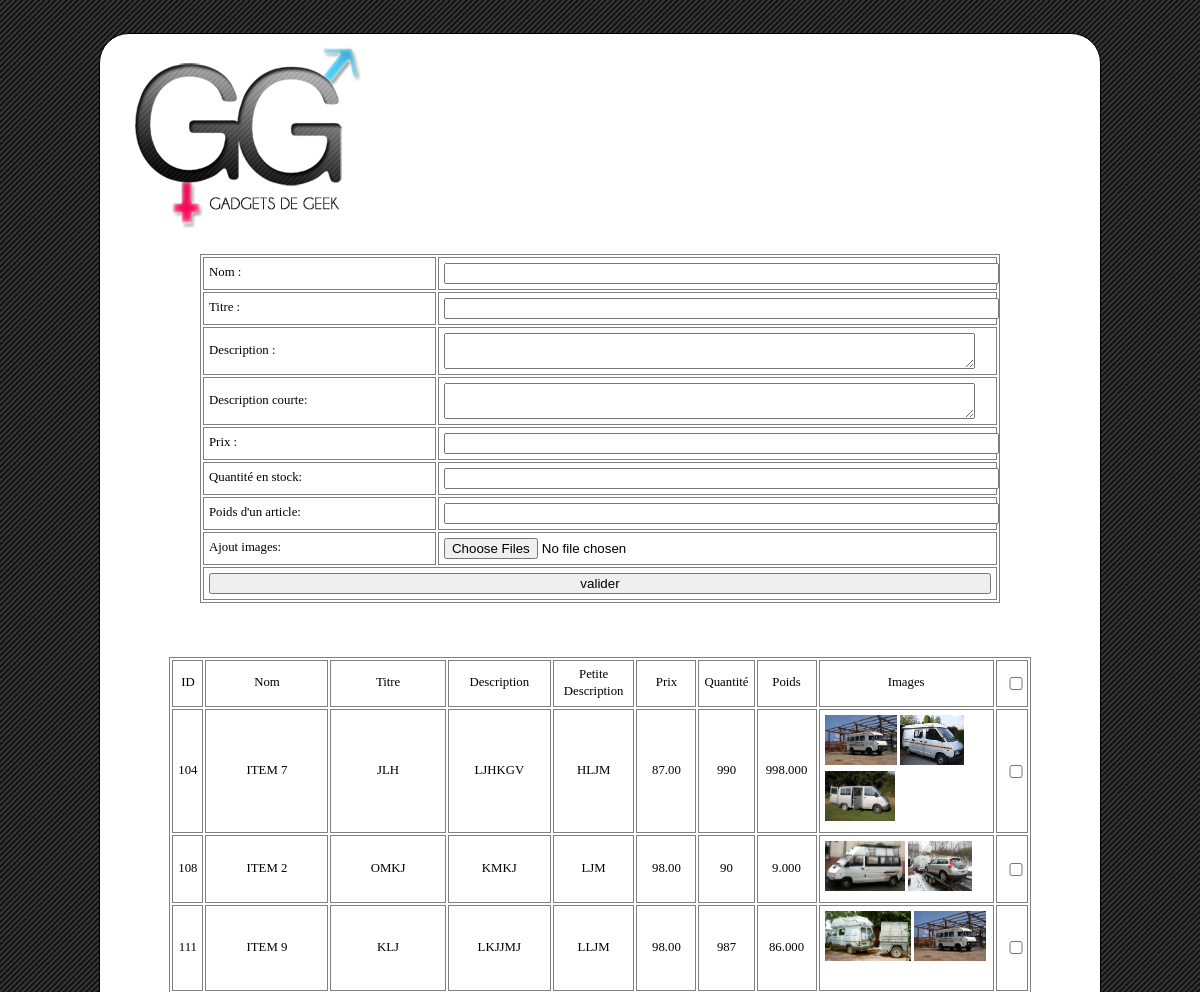
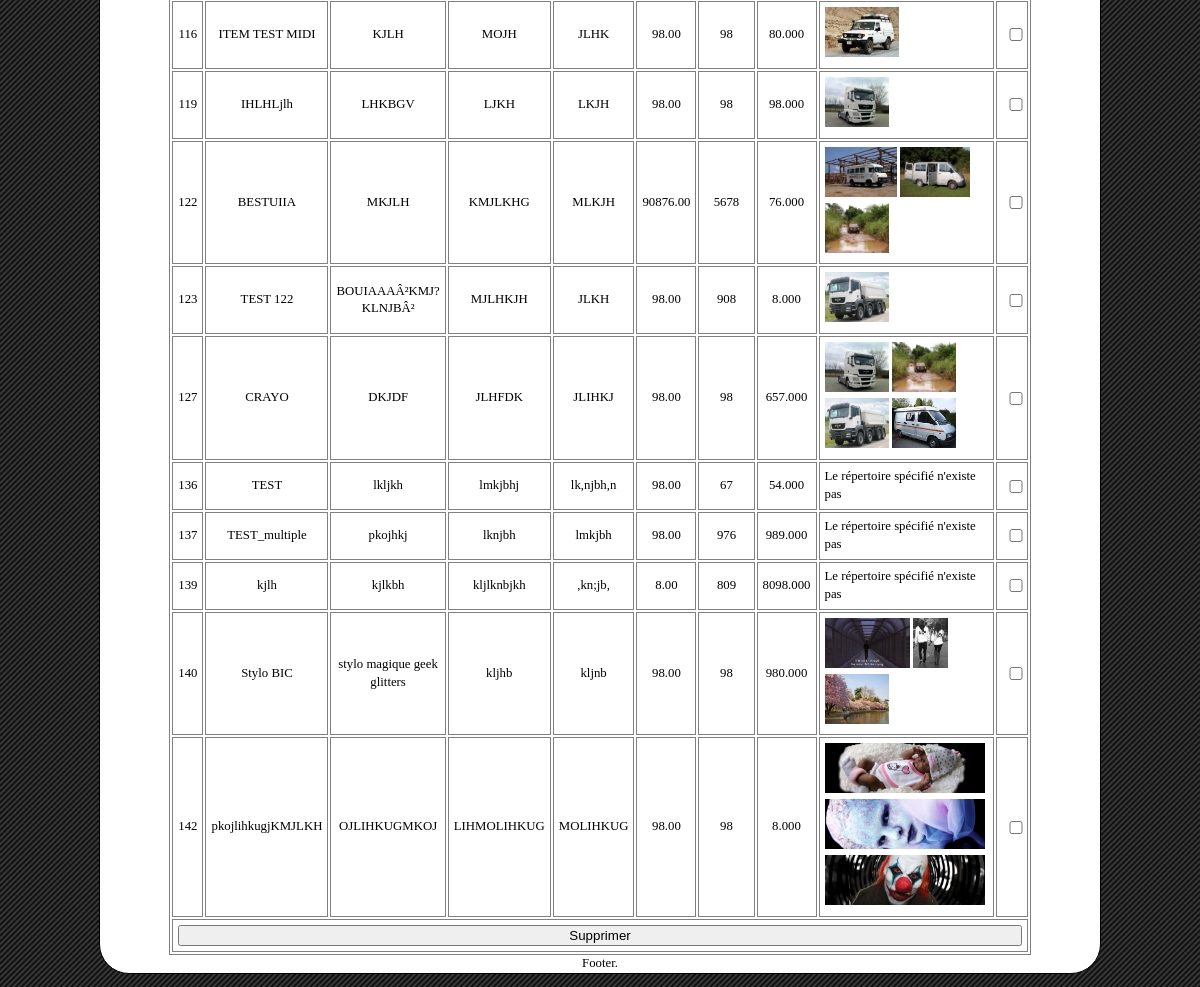
The page /backoffice/XXajout_articles.php on the database its author committed (2 pictures, top to bottom).
### tables this page shows
CREATE TABLE IF NOT EXISTS `produits` (
  `id` int(11) NOT NULL AUTO_INCREMENT,
  `nomproduit` varchar(45) NOT NULL,
  `titreproduit` varchar(45) NOT NULL,
  `description_produit` varchar(250) NOT NULL,
  `cree_le` datetime DEFAULT NULL,
  `modifie_le` datetime DEFAULT NULL,
  `prixproduit` decimal(16,2) NOT NULL,
  `petite_description` varchar(120) DEFAULT NULL,
  `quantite` int(11) NOT NULL,
  `poids_produit` decimal(16,3) NOT NULL,
  PRIMARY KEY (`id`)
);

### backoffice/liste.php (the view, shortened to what this page needs)
<?php
	$base = mysql_connect('localhost', 'root', '');
		$sql = "SELECT * FROM produits ORDER BY id ";
		$requete = mysql_query($sql, $base) or die ( "ERREUR SQL" .mysql_errno()."<br> type erreur:".mysql.error()."<br>\n");
		echo '<form method="POST" >';
		echo( "<table border=\"1\" cellpadding=\"1\" align=\"center\">\n");
		echo( "<tr>
		<td><div align=\"center\">ID</div></td>
		<td><div align=\"center\">Nom</div></td>
		<td><div align=\"center\">Titre</div></td>
		<td><div align=\"center\">Description</div></td>
		<td><div align=\"center\">Petite Description</div></td>
		<td><div align=\"center\">Prix</div></td>
		<td><div align=\"center\">Quantité<div></td>
		<td><div align=\"center\">Poids</div></td>
		<td><div align=\"center\">Images</div></td>
		<td width='40'><div align=\"center\"><input type='checkbox' onclick='cocherTout(this.checked);' /> </div></td>
		</tr>");
		while ($result = mysql_fetch_object($requete) )
		{
		echo ("<tr>\n");
		echo ( "<td><div align=\"center\">".$result->id."</div></td>\n" );
		echo ( "<td><div align=\"center\">".$result->nomproduit."</div></td>\n" );
		echo ( "<td><div align=\"center\">".$result->titreproduit."</div></td>\n" );
		echo ( "<td><div align=\"center\">".$result->description_produit."</div></td>\n" );
		echo ( "<td><div align=\"center\">".$result->petite_description."</div></td>\n" );
		echo ( "<td><div align=\"center\">".$result->prixproduit."</div></td>\n" );
		echo ( "<td><div align=\"center\">".$result->quantite."</div></td>\n" );
		echo ( "<td><div align=\"center\">".$result->poids_produit."</div></td>\n" );
		echo ( "<td>");
				$urlphoto = "produits/". $result->id . "/";
				$nomRepertoire = "produits/". $result->id . "/";
				if (is_dir($nomRepertoire))
				   {
				   $dossier = opendir($nomRepertoire);
				   while ($Fichier = readdir($dossier))
					   {
					  if ($Fichier != "." AND $Fichier != ".." AND (stristr($Fichier,'.gif') OR stristr($Fichier,'.jpg') OR stristr($Fichier,'.png') OR stristr($Fichier,'.bmp')))
						{
						$h_vign = "50";
						$taille = getimagesize($nomRepertoire."/".$Fichier);
						$reduc  = floor(($h_vign*100)/($taille[1]));
						$l_vign = floor(($taille[0]*$reduc)/100);
						  echo '<a target="_blank" href="', $urlphoto, '/',$Fichier, '">';
						  echo '<img src="', $urlphoto, '/',$Fichier, '" ';
						  echo "width='$l_vign' height='$h_vign'>";
						  echo "</a>&nbsp;";
						  }
						}
				   }else{
				   echo' Le répertoire spécifié n\'existe pas';
				   }
		echo ( "</td>\n" );
		echo"<td><input type='checkbox' name='champ[]' value='".$result->id."'></td></tr>";
		}
		echo("<tr><td colspan='100%'><input type='submit' value='Supprimer'></td></tr></table>\n");
		echo '</form>';
	?>

### backoffice/style.css (style rules this page uses)
table { border-style: solid; border-width: 1px; margin-left: auto; margin-right: auto; border-color: grey; width: 800px; }
td { border-style: solid; border-width: 1px; border-color: grey; padding: 5px; }
html { font-size: 100%; }
body { margin: 0; padding: 1em; font-size: .8em; line-height: 1.4; color: black; background-color: grey; background-image:url(images/stripes1.jpg); }
a { text-decoration: underline; }
a:link { color: #11C; }
a img { border: none; }
form, fieldset { margin: 0; padding: 0; border: none; }
input, button { vertical-align: middle; width:100%; }

### rows shown on the page
produits: id "104", nomproduit "ITEM 7", titreproduit "JLH", description_produit "LJHKGV", petite_description "HLJM", prixproduit "87.00", quantite "990", poids_produit "998.000"
produits: id "108", nomproduit "ITEM 2", titreproduit "OMKJ", description_produit "KMKJ", petite_description "LJM", prixproduit "98.00", quantite "90", poids_produit "9.000"
produits: id "111", nomproduit "ITEM 9", titreproduit "KLJ", description_produit "LKJJMJ", petite_description "LLJM", prixproduit "98.00", quantite "987", poids_produit "86.000"
produits: id "116", nomproduit "ITEM TEST MIDI", titreproduit "KJLH", description_produit "MOJH", petite_description "JLHK", prixproduit "98.00", quantite "98", poids_produit "80.000", shows a picture
produits: id "119", nomproduit "IHLHLjlh", titreproduit "LHKBGV", description_produit "LJKH", petite_description "LKJH", prixproduit "98.00", quantite "98", poids_produit "98.000"
produits: id "122", nomproduit "BESTUIIA", titreproduit "MKJLH", description_produit "KMJLKHG", petite_description "MLKJH", prixproduit "90876.00", quantite "5678", poids_produit "76.000"
produits: id "123", nomproduit "TEST 122", titreproduit "BOUIAAAÂ²KMJ?KLNJBÂ²", description_produit "MJLHKJH", petite_description "JLKH", prixproduit "98.00", quantite "908", poids_produit "8.000"
produits: id "127", nomproduit "CRAYO", titreproduit "DKJDF", description_produit "JLHFDK", petite_description "JLIHKJ", prixproduit "98.00", quantite "98", poids_produit "657.000"
produits: id "136", nomproduit "TEST", titreproduit "lkljkh", description_produit "lmkjbhj", petite_description "lk,njbh,n", prixproduit "98.00", quantite "67", poids_produit "54.000", shows "Le répertoire spécifié n"
produits: id "137", nomproduit "TEST_multiple", titreproduit "pkojhkj", description_produit "lknjbh", petite_description "lmkjbh", prixproduit "98.00", quantite "976", poids_produit "989.000", shows "Le répertoire spécifié n"
produits: id "139", nomproduit "kjlh", titreproduit "kjlkbh", description_produit "kljlknbjkh", petite_description ",kn;jb,", prixproduit "8.00", quantite "809", poids_produit "8098.000", shows "Le répertoire spécifié n"
produits: id "140", nomproduit "Stylo BIC", titreproduit "stylo magique geek glitters", description_produit "kljhb", petite_description "kljnb", prixproduit "98.00", quantite "98", poids_produit "980.000"
produits: id "142", nomproduit "pkojlihkugjKMJLKH", titreproduit "OJLIHKUGMKOJ", description_produit "LIHMOLIHKUG", petite_description "MOLIHKUG", prixproduit "98.00", quantite "98", poids_produit "8.000"
